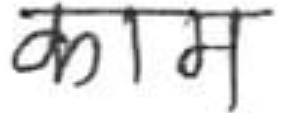
#> input picture word_recognition/seg_data/1/141.jpg, 283 x 113 px; its folder holds only this picture in this run
$ python binarize.py
#> lines starting #> are read from the running program, lines starting #| are printed output that depends on the picture; after the words box and inside, x2 and y2 are one past the last pixel; in counts of white or black regions, pixels touching at a corner belong together
import cv2
import os
import matplotlib.pyplot as plt
import pdb

infolder = "seg_data/"
outfolder = "bin_data/"

os.mkdir(outfolder)

folders  = os.listdir(infolder)
for folder in folders:
	fpath = infolder + folder +'/'
	if len(fpath.split('.')) == 1:
		os.mkdir(outfolder + folder +'/')
		files = os.listdir(fpath)
		for file in files:
			if file.split('.')[1]=='jpg':
				filepath = fpath+file
				img = cv2.imread(filepath,0)
#> img is the input picture: shape (113, 283); min 11, max 255, mean 221.2
				ret,thresh1 = cv2.threshold(img,150,255,cv2.THRESH_BINARY)
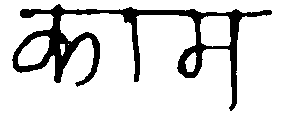
#> thresh1: shape (113, 283); 84.4% white; 1 black region, box (x1, y1, x2, y2) and area: (12, 4, 272, 111) 5002
				cv2.imwrite(outfolder+folder +'/'+ file, thresh1)
#> pass 2 of the loop `for folder in folders:`:
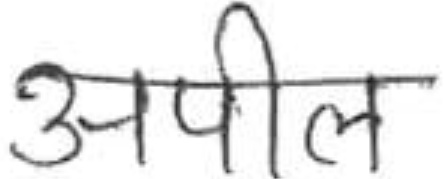
#> input picture word_recognition/seg_data/2/117.jpg, 447 x 179 px
#> img is the input picture: shape (179, 447); min 21, max 255, mean 231.6
#> `ret,thresh1 = cv2.threshold(img,150,255,cv2.THRESH_BINARY)`:
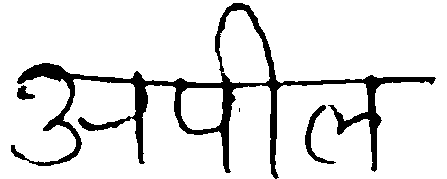
#> thresh1: shape (179, 447); 89.3% white; 4 black regions (1 under 20 px), largest, box (x1, y1, x2, y2) and area: (11, 3, 436, 179) 8025, (305, 105, 336, 164) 396, (17, 85, 35, 100) 149
